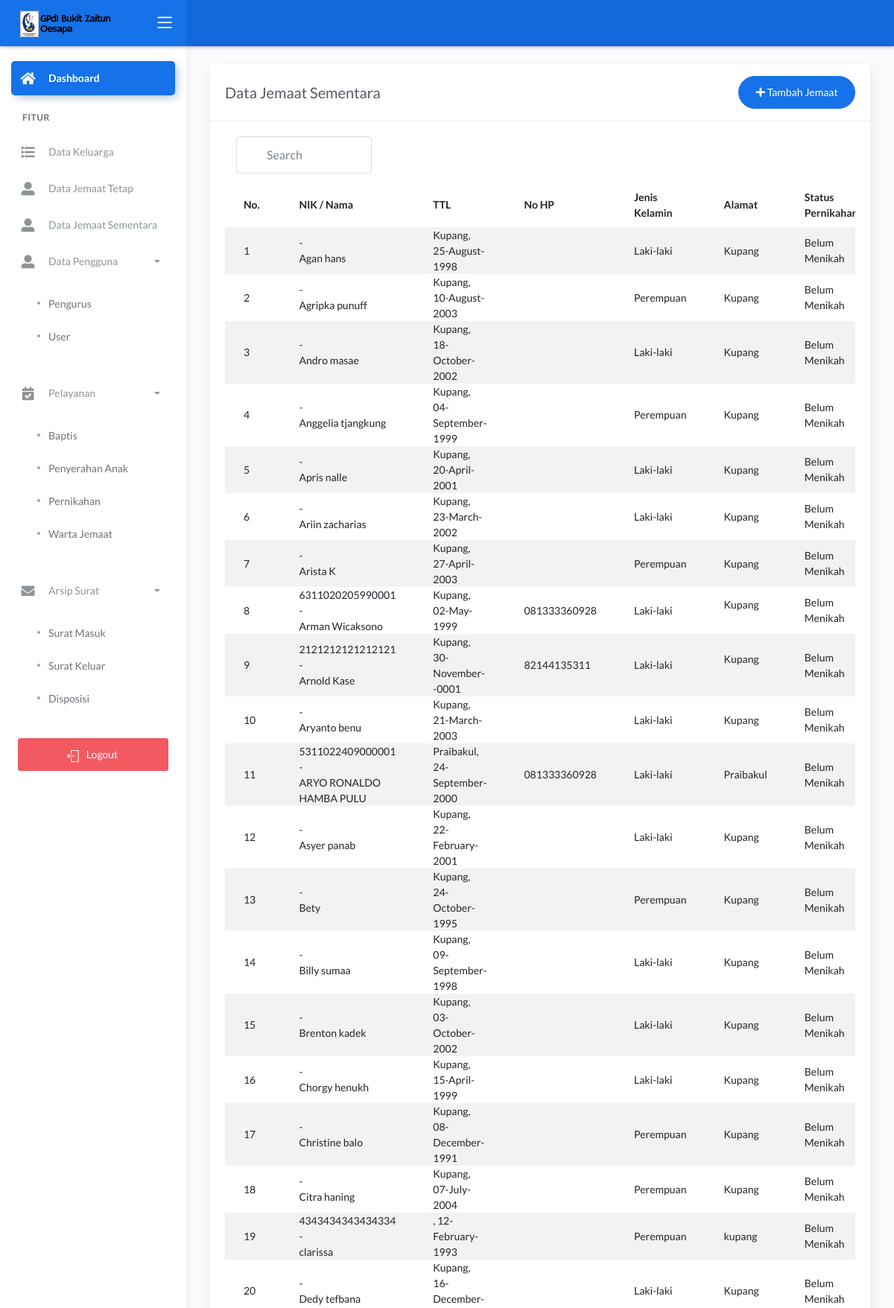
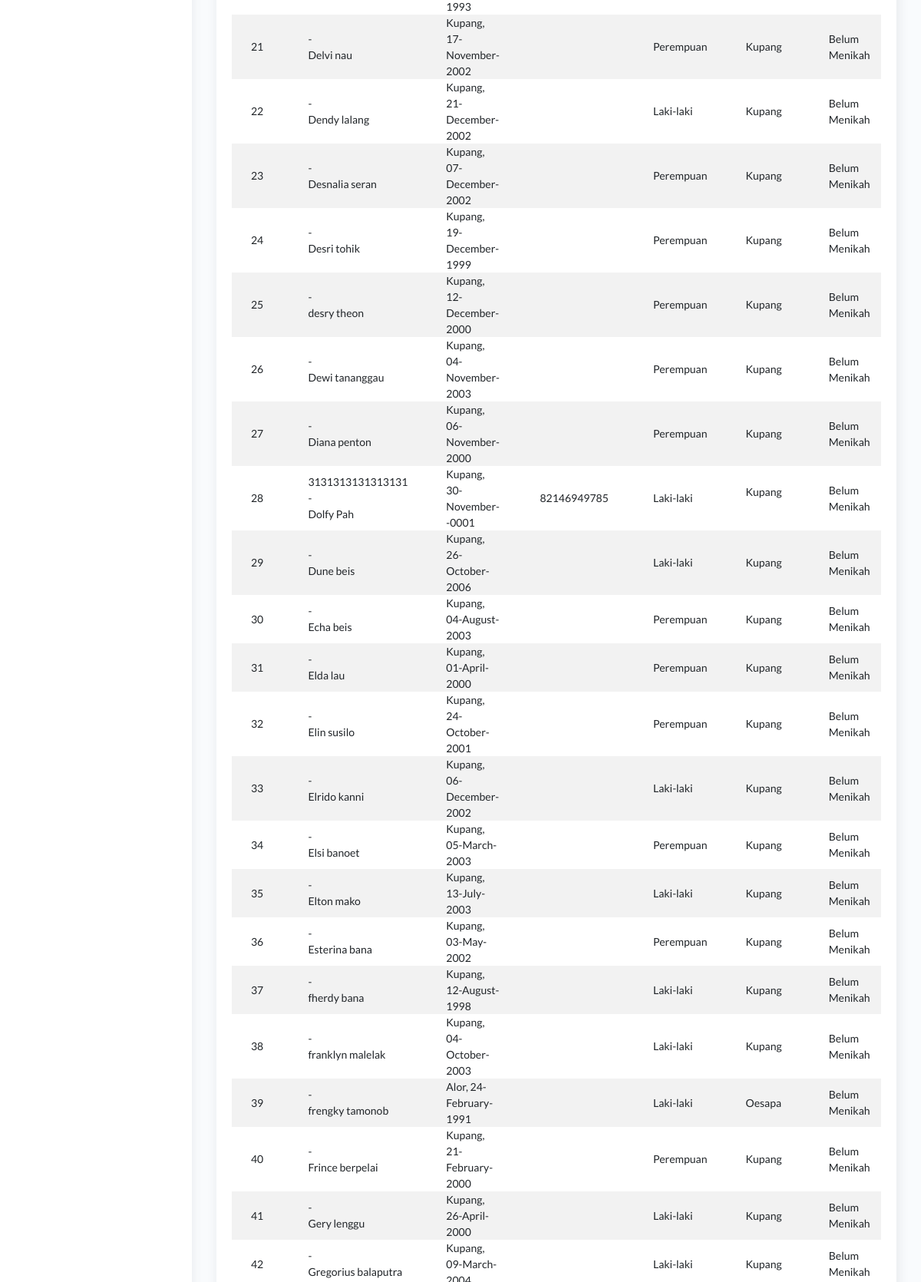
The app's page /dashboard/main2.php?halaman=tampil_jemaat_sementara (signed in, upper part) with its own data (2 pictures, top to bottom).
### tables this page shows
CREATE TABLE `jemaat` (
  `id_jemaat` int(11) NOT NULL,
  `nik` varchar(16) DEFAULT NULL,
  `nama` varchar(50) NOT NULL,
  `tempat_lahir` varchar(20) NOT NULL,
  `tanggal_lahir` date NOT NULL,
  `no_hp` varchar(12) NOT NULL,
  `jenis_kelamin` enum('Laki-laki','Perempuan') NOT NULL,
  `alamat` text NOT NULL,
  `status_j` int(11) NOT NULL,
  `ket` varchar(10) NOT NULL,
  `username` varchar(20) NOT NULL,
  `password` varchar(20) NOT NULL,
  `baptis` int(11) NOT NULL,
  `penyerahan` int(11) NOT NULL,
  `pernikahan` int(11) NOT NULL
);

### dashboard/tampil_jemaat_sementara.php (the view, shortened to what this page needs)
<?php include '../konek.php'; ?>
<link href="css/sweetalert.css" rel="stylesheet" type="text/css">
<div class="page-inner">
    <div class="row">
        <div class="col-md-12">
            <div class="card">
                <div class="card-header">
                    <div class="d-flex align-items-center">
                        <h4 class="card-title">Data Jemaat Sementara</h4>
                        <a href="?halaman=tambah_jemaat_sementara" class="btn btn-primary btn-round ml-auto">
                            <i class="fa fa-plus"></i>
                            Tambah Jemaat
                        </a>
                    </div>
                </div>
                <div class="card-body">
                    <div class="d-flex align-items-center col-md-3">
                    <input class="form-control" type="text" id="myInput" onkeyup="myFunction()" placeholder="Search" title="Type in a name">
                    </div>
                    <form action="">
                        <div class="table-responsive">
                            <table id="add" class="display table table-striped table-hover">
                                <thead>
                                    <tr>
                                        <th>No.</th>
                                        <th>NIK / Nama</th>
                                        <th>TTL</th>
                                        <th>No HP</th>
                                        <th>Jenis Kelamin</th>
                                        <th>Alamat</th>
                                        <th>Status Pernikahan</th>
                                    </tr>
                                </thead>
                                <tbody>
                                    <?php
                                    $no = 1;
                                    $tampil = "SELECT * FROM jemaat where status_j > 0 and ket = 0 ORDER BY nama ASC";
                                    $query = mysqli_query($konek, $tampil);
                                    while ($data = mysqli_fetch_array($query, MYSQLI_BOTH)) {
                                        $username = $data['nik'];
                                        $nama = $data['nama'];
                                        $tempat = $data['tempat_lahir'];
                                        $tanggal = $data['tanggal_lahir'];
                                        $no_hp = $data['no_hp'];
                                        $alamat = $data['alamat'];
                                        $jekel = $data['jenis_kelamin'];
                                        $pernikahan = $data['pernikahan'];
                                        $tanggal_lahir = date("d-F-Y", strtotime($tanggal));
                                        if ($pernikahan == 0) {
                                            $tmp = "Belum Menikah";
                                        }else if($pernikahan == 1){
                                            $tmp = "Menikah";
                                        }else {
                                            $tmp= "Janda/ Duda";
                                        }
                                    ?>
                                        <tr>
                                            <td><?php echo $no++; ?></td>
                                            <td><?php echo $username . ' -<br> ' . $nama; ?></td>
                                            <td><?php echo $tempat . ", " . $tanggal_lahir; ?></td>
                                            <td><?php echo $no_hp; ?></td>
                                            <td><?php echo $jekel; ?></td>
                                            <td><?php echo $alamat; ?></td>
                                            <td><?php echo $tmp; ?></td>
                                        </tr>
                                    <?php
                                    }
                                    ?>
                                </tbody>
                            </table>
                        </div>
                    </form>
                </div>
            </div>
        </div>
    </div>
</div>

### assets/css/demo.css (style rules this page uses)
#myInput { background-image: url('/css/searchicon.png'); background-position: 10px 10px; background-repeat: no-repeat; width: 100%; font-size: 16px; padding: 12px 20px 12px 40px; border: 1px solid #ddd; margin-bottom: 12px; }

### records on screen
jemaat: nama "Agan hans", tempat_lahir "Kupang", tanggal_lahir "25-August-1998", jenis_kelamin "Laki-laki", alamat "Kupang", pernikahan "Belum Menikah"
jemaat: nama "Agripka punuff", tempat_lahir "Kupang", tanggal_lahir "10-August-2003", jenis_kelamin "Perempuan", alamat "Kupang", pernikahan "Belum Menikah"
jemaat: nama "Andro masae", tempat_lahir "Kupang", tanggal_lahir "18-October-2002", jenis_kelamin "Laki-laki", alamat "Kupang", pernikahan "Belum Menikah"
jemaat: nama "Anggelia tjangkung", tempat_lahir "Kupang", tanggal_lahir "04-September-1999", jenis_kelamin "Perempuan", alamat "Kupang", pernikahan "Belum Menikah"
jemaat: nama "Apris nalle", tempat_lahir "Kupang", tanggal_lahir "20-April-2001", jenis_kelamin "Laki-laki", alamat "Kupang", pernikahan "Belum Menikah"
jemaat: nama "Ariin zacharias", tempat_lahir "Kupang", tanggal_lahir "23-March-2002", jenis_kelamin "Laki-laki", alamat "Kupang", pernikahan "Belum Menikah"
jemaat: nama "Arista K", tempat_lahir "Kupang", tanggal_lahir "27-April-2003", jenis_kelamin "Perempuan", alamat "Kupang", pernikahan "Belum Menikah"
jemaat: nik "6311020205990001", nama "Arman Wicaksono", tempat_lahir "Kupang", tanggal_lahir "02-May-1999", no_hp "081333360928", jenis_kelamin "Laki-laki", alamat "Kupang", pernikahan "Belum Menikah"
jemaat: nik "2121212121212121", nama "Arnold Kase", tempat_lahir "Kupang", tanggal_lahir "30-November--0001", no_hp "82144135311", jenis_kelamin "Laki-laki", alamat "Kupang", pernikahan "Belum Menikah"
jemaat: nama "Aryanto benu", tempat_lahir "Kupang", tanggal_lahir "21-March-2003", jenis_kelamin "Laki-laki", alamat "Kupang", pernikahan "Belum Menikah"
jemaat: nik "5311022409000001", nama "ARYO RONALDO HAMBA PULU", tempat_lahir "Praibakul", tanggal_lahir "24-September-2000", no_hp "081333360928", jenis_kelamin "Laki-laki", alamat "Praibakul", pernikahan "Belum Menikah"
jemaat: nama "Asyer panab", tempat_lahir "Kupang", tanggal_lahir "22-February-2001", jenis_kelamin "Laki-laki", alamat "Kupang", pernikahan "Belum Menikah"
jemaat: nama "Bety", tempat_lahir "Kupang", tanggal_lahir "24-October-1995", jenis_kelamin "Perempuan", alamat "Kupang", pernikahan "Belum Menikah"
jemaat: nama "Billy sumaa", tempat_lahir "Kupang", tanggal_lahir "09-September-1998", jenis_kelamin "Laki-laki", alamat "Kupang", pernikahan "Belum Menikah"
jemaat: nama "Brenton kadek", tempat_lahir "Kupang", tanggal_lahir "03-October-2002", jenis_kelamin "Laki-laki", alamat "Kupang", pernikahan "Belum Menikah"
jemaat: nama "Chorgy henukh", tempat_lahir "Kupang", tanggal_lahir "15-April-1999", jenis_kelamin "Laki-laki", alamat "Kupang", pernikahan "Belum Menikah"
jemaat: nama "Christine balo", tempat_lahir "Kupang", tanggal_lahir "08-December-1991", jenis_kelamin "Perempuan", alamat "Kupang", pernikahan "Belum Menikah"
jemaat: nama "Citra haning", tempat_lahir "Kupang", tanggal_lahir "07-July-2004", jenis_kelamin "Perempuan", alamat "Kupang", pernikahan "Belum Menikah"
jemaat: nik "4343434343434334", nama "clarissa", tanggal_lahir "12-February-1993", jenis_kelamin "Perempuan", alamat "kupang", pernikahan "Belum Menikah"
jemaat: nama "Dedy tefbana", tempat_lahir "Kupang", tanggal_lahir "16-December-1993", jenis_kelamin "Laki-laki", alamat "Kupang", pernikahan "Belum Menikah"
jemaat: nama "Delvi nau", tempat_lahir "Kupang", tanggal_lahir "17-November-2002", jenis_kelamin "Perempuan", alamat "Kupang", pernikahan "Belum Menikah"
jemaat: nama "Dendy lalang", tempat_lahir "Kupang", tanggal_lahir "21-December-2002", jenis_kelamin "Laki-laki", alamat "Kupang", pernikahan "Belum Menikah"
jemaat: nama "Desnalia seran", tempat_lahir "Kupang", tanggal_lahir "07-December-2002", jenis_kelamin "Perempuan", alamat "Kupang", pernikahan "Belum Menikah"
jemaat: nama "Desri tohik", tempat_lahir "Kupang", tanggal_lahir "19-December-1999", jenis_kelamin "Perempuan", alamat "Kupang", pernikahan "Belum Menikah"
jemaat: nama "desry theon", tempat_lahir "Kupang", tanggal_lahir "12-December-2000", jenis_kelamin "Perempuan", alamat "Kupang", pernikahan "Belum Menikah"
jemaat: nama "Dewi tananggau", tempat_lahir "Kupang", tanggal_lahir "04-November-2003", jenis_kelamin "Perempuan", alamat "Kupang", pernikahan "Belum Menikah"
jemaat: nama "Diana penton", tempat_lahir "Kupang", tanggal_lahir "06-November-2000", jenis_kelamin "Perempuan", alamat "Kupang", pernikahan "Belum Menikah"
jemaat: nik "3131313131313131", nama "Dolfy Pah", tempat_lahir "Kupang", tanggal_lahir "30-November--0001", no_hp "82146949785", jenis_kelamin "Laki-laki", alamat "Kupang", pernikahan "Belum Menikah"
jemaat: nama "Dune beis", tempat_lahir "Kupang", tanggal_lahir "26-October-2006", jenis_kelamin "Laki-laki", alamat "Kupang", pernikahan "Belum Menikah"
jemaat: nama "Echa beis", tempat_lahir "Kupang", tanggal_lahir "04-August-2003", jenis_kelamin "Perempuan", alamat "Kupang", pernikahan "Belum Menikah"
jemaat: nama "Elda lau", tempat_lahir "Kupang", tanggal_lahir "01-April-2000", jenis_kelamin "Perempuan", alamat "Kupang", pernikahan "Belum Menikah"
jemaat: nama "Elin susilo", tempat_lahir "Kupang", tanggal_lahir "24-October-2001", jenis_kelamin "Perempuan", alamat "Kupang", pernikahan "Belum Menikah"
jemaat: nama "Elrido kanni", tempat_lahir "Kupang", tanggal_lahir "06-December-2002", jenis_kelamin "Laki-laki", alamat "Kupang", pernikahan "Belum Menikah"
jemaat: nama "Elsi banoet", tempat_lahir "Kupang", tanggal_lahir "05-March-2003", jenis_kelamin "Perempuan", alamat "Kupang", pernikahan "Belum Menikah"
jemaat: nama "Elton mako", tempat_lahir "Kupang", tanggal_lahir "13-July-2003", jenis_kelamin "Laki-laki", alamat "Kupang", pernikahan "Belum Menikah"
jemaat: nama "Esterina bana", tempat_lahir "Kupang", tanggal_lahir "03-May-2002", jenis_kelamin "Perempuan", alamat "Kupang", pernikahan "Belum Menikah"
jemaat: nama "fherdy bana", tempat_lahir "Kupang", tanggal_lahir "12-August-1998", jenis_kelamin "Laki-laki", alamat "Kupang", pernikahan "Belum Menikah"
jemaat: nama "franklyn malelak", tempat_lahir "Kupang", tanggal_lahir "04-October-2003", jenis_kelamin "Laki-laki", alamat "Kupang", pernikahan "Belum Menikah"
jemaat: nama "frengky tamonob", tempat_lahir "Alor", tanggal_lahir "24-February-1991", jenis_kelamin "Laki-laki", alamat "Oesapa", pernikahan "Belum Menikah"
jemaat: nama "Frince berpelai", tempat_lahir "Kupang", tanggal_lahir "21-February-2000", jenis_kelamin "Perempuan", alamat "Kupang", pernikahan "Belum Menikah"
jemaat: nama "Gery lenggu", tempat_lahir "Kupang", tanggal_lahir "26-April-2000", jenis_kelamin "Laki-laki", alamat "Kupang", pernikahan "Belum Menikah"
jemaat: nama "Gregorius balaputra", tempat_lahir "Kupang", jenis_kelamin "Laki-laki", alamat "Kupang", pernikahan "Belum Menikah"
